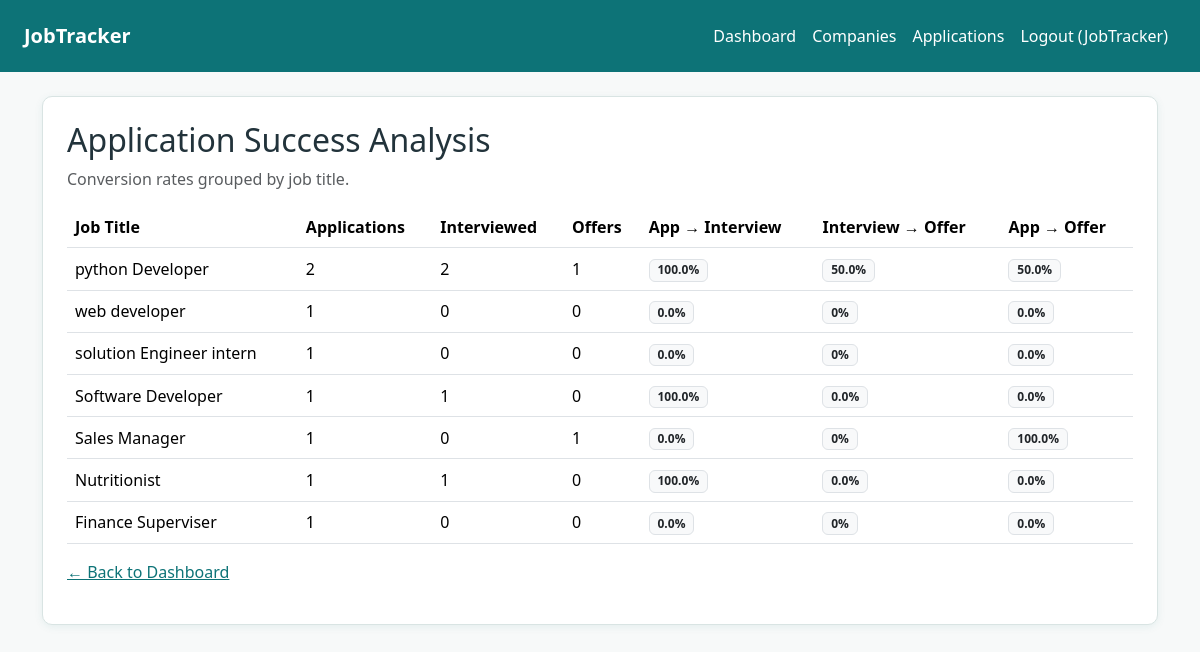
Page /analytics/ (signed in) on the committed database.
### tracker/models.py (models this page shows, shortened)
class JobApplication(models.Model):
    class Status(models.TextChoices):
        SAVED = "Saved", "Saved"
        APPLIED = "Applied", "Applied"
        SCREENING = "Screening", "Screening"
        INTERVIEW = "Interview", "Interview"
        OFFER = "Offer", "Offer"
        REJECTED = "Rejected", "Rejected"
        WITHDRAWN = "Withdrawn", "Withdrawn"
    user = models.ForeignKey(
        settings.AUTH_USER_MODEL,
        on_delete=models.CASCADE,
        related_name="job_applications"
    )
    company = models.ForeignKey(
        Company,
        on_delete=models.PROTECT,
        related_name="applications"
    )
    job_title = models.CharField(max_length=200)
    job_url = models.URLField(blank=True)
    location = models.CharField(max_length=200, blank=True)
    salary_min = models.DecimalField(
        max_digits=12,
        decimal_places=2,
        null=True,
        blank=True
    )
    salary_max = models.DecimalField(
        max_digits=12,
        decimal_places=2,
        null=True,
        blank=True
    )
    skills = models.ManyToManyField(
        Skill,
        blank=True,
        related_name="applications"
    )
    application_date = models.DateField()
    status = models.CharField(
        max_length=20,
        choices=Status.choices,
        default=Status.SAVED
    )
    notes = models.TextField(blank=True)
    created_at = models.DateTimeField(auto_now_add=True)
    updated_at = models.DateTimeField(auto_now=True)
    class Meta:
        ordering = ["-application_date", "-created_at"]
        indexes = [
            models.Index(fields=["user", "status"]),
            models.Index(fields=["user", "application_date"]),
            models.Index(fields=["company", "application_date"]),
        ]

### tracker/views.py (the view)
# urls.py: path("analytics/", views.success_analysis, name="success_analysis"),
@login_required
def success_analysis(request):
    user = request.user
    analysis = (
        JobApplication.objects.filter(user=user)
        .values("job_title")
        .annotate(
            total_applications=Count("id", distinct=True),
            total_interviewed=Count("interviews", filter=Q(interviews__isnull=False), distinct=True),
            total_offers=Count("id", filter=Q(status=JobApplication.Status.OFFER), distinct=True),
        )
        .order_by("-total_applications")
    )
    results = []
    for row in analysis:
        total = row["total_applications"]
        interviewed = row["total_interviewed"]
        offers = row["total_offers"]
        app_to_interview = round((interviewed / total) * 100, 1) if total else 0
        interview_to_offer = round((offers / interviewed) * 100, 1) if interviewed else 0
        app_to_offer = round((offers / total) * 100, 1) if total else 0
        results.append({
            "job_title": row["job_title"],
            "total_applications": total,
            "total_interviewed": interviewed,
            "total_offers": offers,
            "app_to_interview": app_to_interview,
            "interview_to_offer": interview_to_offer,
            "app_to_offer": app_to_offer,
        })
    return render(request, "tracker/success_analysis.html", {"results": results})

### tracker/templates/tracker/success_analysis.html (shortened to what this page needs)
{% extends 'tracker/base.html' %}
{% block content %}
<h2>Application Success Analysis</h2>
<p class="text-muted">Conversion rates grouped by job title.</p>
<table class="table table-hover align-middle">
    <thead>
        <tr>
            <th>Job Title</th>
            <th>Applications</th>
            <th>Interviewed</th>
            <th>Offers</th>
            <th>App → Interview</th>
            <th>Interview → Offer</th>
            <th>App → Offer</th>
        </tr>
    </thead>
    <tbody>
    {% for row in results %}
        <tr>
            <td>{{ row.job_title }}</td>
            <td>{{ row.total_applications }}</td>
            <td>{{ row.total_interviewed }}</td>
            <td>{{ row.total_offers }}</td>
            <td><span class="badge bg-light text-dark border">{{ row.app_to_interview }}%</span></td>
            <td><span class="badge bg-light text-dark border">{{ row.interview_to_offer }}%</span></td>
            <td><span class="badge bg-light text-dark border">{{ row.app_to_offer }}%</span></td>
        </tr>
    {% empty %}
        <tr><td colspan="7" class="text-muted">No applications yet to analyze.</td></tr>
    {% endfor %}
    </tbody>
</table>
<p class="mt-3"><a href="{% url 'dashboard' %}">← Back to Dashboard</a></p>
{% endblock %}

### tracker/templates/tracker/base.html (shortened to what this page needs)
{% load static %}
<!DOCTYPE html>
<html lang="en">
<head>
    <link href="https://cdn.jsdelivr.net/npm/bootstrap@5.3.3/dist/css/bootstrap.min.css" rel="stylesheet">
</head>
<body>
    <nav class="navbar navbar-expand-lg navbar-tracker px-4 py-3 mb-4">
        <a class="navbar-brand fw-bold" href="{% if user.is_authenticated %}{% url 'dashboard' %}{% else %}{% url 'login' %}{% endif %}">
            JobTracker
        </a>
        <div class="collapse navbar-collapse justify-content-end">
            <ul class="navbar-nav">
                {% if user.is_authenticated %}
                    <li class="nav-item"><a class="nav-link" href="{% url 'dashboard' %}">Dashboard</a></li>
                    <li class="nav-item"><a class="nav-link" href="{% url 'company_list' %}">Companies</a></li>
                    <li class="nav-item"><a class="nav-link" href="{% url 'application_list' %}">Applications</a></li>
                    <li class="nav-item">
                        <form method="post" action="{% url 'logout' %}" class="d-inline">
                            <button type="submit" class="nav-link" style="background: none; border: none; color: #fff; cursor: pointer;">
                                Logout ({{ user.username }})
                            </button>
                        </form>
                    </li>
                {% else %}
                    <li class="nav-item"><a class="nav-link" href="{% url 'login' %}">Login</a></li>
                    <li class="nav-item"><a class="nav-link" href="{% url 'register' %}">Register</a></li>
                {% endif %}
            </ul>
        </div>
    </nav>
    <div class="container">
        <div class="card-tracker p-4 mb-4">
            {% block content %}{% endblock %}
        </div>
    </div>
</body>
</html>

### tracker/templates/tracker/base.html (style rules this page uses)
:root { --teal: #0d7377; --teal-dark: #0a5c60; --coral: #ff6b5b; --coral-dark: #e8523f; --rust: #c1622d; --rust-dark: #a34f22; --dusty-rose: #c98a8a; --dusty-rose-dark: #b06f6f; --bg: #f7f9f9; --text: #22333b; --border: #d9e4e3; }
body { background-color: var(--bg); color: var(--text); font-family: 'Segoe UI', Arial, sans-serif; }
.navbar-tracker { background-color: var(--teal); }
.navbar-tracker .navbar-brand, .navbar-tracker .nav-link { color: #ffffff !important; }
.card-tracker { background: #ffffff; border: 1px solid var(--border); border-radius: 10px; box-shadow: 0 2px 8px rgba(13, 115, 119, 0.08); }
a { color: var(--teal); }

### rows in the picture
JobApplication: job_title "solution Engineer intern", total_applications "1", total_interviewed "0", total_offers "0", app_to_interview "0.0", interview_to_offer "0", app_to_offer "0.0"
JobApplication: job_title "Finance Superviser", total_applications "1", total_interviewed "0", total_offers "0", app_to_interview "0.0", interview_to_offer "0", app_to_offer "0.0"

### other values in the picture
{{ user.username }} "JobTracker"
{{ row.job_title }} "python Developer" "web developer" "Software Developer" "Sales Manager" "Nutritionist"
{{ row.total_applications }} "2" "1" "1" "1" "1"
{{ row.total_interviewed }} "2" "0" "1" "0" "1"
{{ row.total_offers }} "1" "0" "0" "1" "0"
{{ row.app_to_interview }} "100.0" "0.0" "100.0" "0.0" "100.0"
{{ row.interview_to_offer }} "50.0" "0" "0.0" "0" "0.0"
{{ row.app_to_offer }} "50.0" "0.0" "0.0" "100.0" "0.0"
